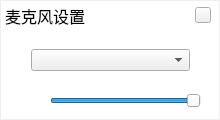
<?xml version="1.0" encoding="UTF-8"?>
<ui version="4.0">
 <class>UIAudioChange1v1</class>
 <widget class="QWidget" name="UIAudioChange1v1">
  <property name="geometry">
   <rect>
    <x>0</x>
    <y>0</y>
    <width>220</width>
    <height>120</height>
   </rect>
  </property>
  <property name="windowTitle">
   <string>UIAudioChange1v1</string>
  </property>
  <widget class="QLabel" name="label">
   <property name="geometry">
    <rect>
     <x>5</x>
     <y>5</y>
     <width>81</width>
     <height>21</height>
    </rect>
   </property>
   <property name="font">
    <font>
     <family>微软雅黑</family>
     <pointsize>12</pointsize>
    </font>
   </property>
   <property name="text">
    <string>麦克风设置</string>
   </property>
  </widget>
  <widget class="QPushButton" name="close_pushButton">
   <property name="geometry">
    <rect>
     <x>195</x>
     <y>7</y>
     <width>16</width>
     <height>16</height>
    </rect>
   </property>
   <property name="text">
    <string/>
   </property>
  </widget>
  <widget class="QWidget" name="verticalLayoutWidget">
   <property name="geometry">
    <rect>
     <x>20</x>
     <y>30</y>
     <width>181</width>
     <height>61</height>
    </rect>
   </property>
   <layout class="QVBoxLayout" name="verticalLayout">
    <item>
     <widget class="QComboBox" name="Audio_comboBox"/>
    </item>
   </layout>
  </widget>
  <widget class="QLabel" name="label_2">
   <property name="geometry">
    <rect>
     <x>1</x>
     <y>1</y>
     <width>218</width>
     <height>118</height>
    </rect>
   </property>
   <property name="styleSheet">
    <string notr="true">background-color: rgb(255, 255, 255);</string>
   </property>
   <property name="text">
    <string/>
   </property>
  </widget>
  <widget class="QPushButton" name="pushButton">
   <property name="geometry">
    <rect>
     <x>1</x>
     <y>1</y>
     <width>219</width>
     <height>30</height>
    </rect>
   </property>
   <property name="styleSheet">
    <string notr="true">background-color: rgb(233, 233, 235);</string>
   </property>
   <property name="text">
    <string/>
   </property>
   <property name="flat">
    <bool>true</bool>
   </property>
  </widget>
  <widget class="QLabel" name="audio1v1_label">
   <property name="geometry">
    <rect>
     <x>20</x>
     <y>90</y>
     <width>24</width>
     <height>19</height>
    </rect>
   </property>
   <property name="minimumSize">
    <size>
     <width>24</width>
     <height>19</height>
    </size>
   </property>
   <property name="maximumSize">
    <size>
     <width>24</width>
     <height>19</height>
    </size>
   </property>
   <property name="text">
    <string/>
   </property>
  </widget>
  <widget class="QSlider" name="audio_horizontalSlider">
   <property name="geometry">
    <rect>
     <x>50</x>
     <y>90</y>
     <width>151</width>
     <height>22</height>
    </rect>
   </property>
   <property name="maximum">
    <number>255</number>
   </property>
   <property name="singleStep">
    <number>1</number>
   </property>
   <property name="sliderPosition">
    <number>255</number>
   </property>
   <property name="orientation">
    <enum>Qt::Horizontal</enum>
   </property>
   <property name="tickInterval">
    <number>0</number>
   </property>
  </widget>
  <zorder>label_2</zorder>
  <zorder>pushButton</zorder>
  <zorder>label</zorder>
  <zorder>close_pushButton</zorder>
  <zorder>verticalLayoutWidget</zorder>
  <zorder>audio1v1_label</zorder>
  <zorder>audio_horizontalSlider</zorder>
 </widget>
 <layoutdefault spacing="6" margin="11"/>
 <resources/>
 <connections/>
</ui>
